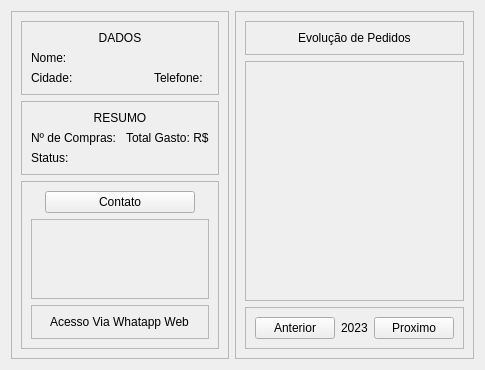
                <widget class="QWidget" name="tb_fornecedor_detail_detalhe">
                 <attribute name="title">
                  <string>Detalhe</string>
                 </attribute>
                 <layout class="QHBoxLayout" name="horizontalLayout_14">
                  <item>
                   <widget class="QFrame" name="frame_27">
                    <property name="frameShape">
                     <enum>QFrame::StyledPanel</enum>
                    </property>
                    <property name="frameShadow">
                     <enum>QFrame::Raised</enum>
                    </property>
                    <layout class="QVBoxLayout" name="verticalLayout_41">
                     <item>
                      <widget class="QFrame" name="frame_26">
                       <property name="frameShape">
                        <enum>QFrame::StyledPanel</enum>
                       </property>
                       <property name="frameShadow">
                        <enum>QFrame::Raised</enum>
                       </property>
                       <layout class="QGridLayout" name="gridLayout_11">
                        <item row="1" column="0">
                         <widget class="QLabel" name="lb_nome_fornecedor_detail">
                          <property name="text">
                           <string>Nome: </string>
                          </property>
                         </widget>
                        </item>
                        <item row="2" column="0">
                         <widget class="QLabel" name="lb_cidade_fornecedor_detail">
                          <property name="text">
                           <string>Cidade: </string>
                          </property>
                         </widget>
                        </item>
                        <item row="2" column="2">
                         <widget class="QLabel" name="lb_telefone_fornecedor_detail">
                          <property name="text">
                           <string>Telefone: </string>
                          </property>
                         </widget>
                        </item>
                        <item row="0" column="0" colspan="3">
                         <widget class="QLabel" name="label_5">
                          <property name="styleSheet">
                           <string notr="true">font: 75 10pt &quot;MS Shell Dlg 2&quot;;</string>
                          </property>
                          <property name="text">
                           <string>DADOS</string>
                          </property>
                          <property name="alignment">
                           <set>Qt::AlignCenter</set>
                          </property>
                         </widget>
                        </item>
                       </layout>
                      </widget>
                     </item>
                     <item>
                      <widget class="QFrame" name="frame_28">
                       <property name="frameShape">
                        <enum>QFrame::StyledPanel</enum>
                       </property>
                       <property name="frameShadow">
                        <enum>QFrame::Raised</enum>
                       </property>
                       <layout class="QGridLayout" name="gridLayout_10">
                        <item row="1" column="0">
                         <widget class="QLabel" name="lb_num_compras_fornecedor_detail">
                          <property name="text">
                           <string>Nº de Compras: </string>
                          </property>
                         </widget>
                        </item>
                        <item row="1" column="1">
                         <widget class="QLabel" name="lb_total_gasto_fornecedor_detail">
                          <property name="text">
                           <string>Total Gasto: R$</string>
                          </property>
                         </widget>
                        </item>
                        <item row="2" column="0">
                         <widget class="QLabel" name="lb_status_fornecedor_detail">
                          <property name="text">
                           <string>Status: </string>
                          </property>
                         </widget>
                        </item>
                        <item row="0" column="0" colspan="2">
                         <widget class="QLabel" name="label_21">
                          <property name="styleSheet">
                           <string notr="true">font: 75 10pt &quot;MS Shell Dlg 2&quot;;</string>
                          </property>
                          <property name="text">
                           <string>RESUMO</string>
                          </property>
                          <property name="alignment">
                           <set>Qt::AlignCenter</set>
                          </property>
                         </widget>
                        </item>
                       </layout>
                      </widget>
                     </item>
                     <item>
                      <widget class="QFrame" name="frame_29">
                       <property name="sizePolicy">
                        <sizepolicy hsizetype="Preferred" vsizetype="Preferred">
                         <horstretch>0</horstretch>
                         <verstretch>0</verstretch>
                        </sizepolicy>
                       </property>
                       <property name="frameShape">
                        <enum>QFrame::StyledPanel</enum>
                       </property>
                       <property name="frameShadow">
                        <enum>QFrame::Raised</enum>
                       </property>
                       <layout class="QVBoxLayout" name="verticalLayout_48">
                        <item alignment="Qt::AlignHCenter">
                         <widget class="QPushButton" name="btn_contato_fornecedor">
                          <property name="minimumSize">
                           <size>
                            <width>150</width>
                            <height>0</height>
                           </size>
                          </property>
                          <property name="cursor">
                           <cursorShape>PointingHandCursor</cursorShape>
                          </property>
                          <property name="text">
                           <string>Contato</string>
                          </property>
                         </widget>
                        </item>
                        <item>
                         <widget class="QFrame" name="frame_33">
                          <property name="minimumSize">
                           <size>
                            <width>0</width>
                            <height>80</height>
                           </size>
                          </property>
                          <property name="frameShape">
                           <enum>QFrame::StyledPanel</enum>
                          </property>
                          <property name="frameShadow">
                           <enum>QFrame::Raised</enum>
                          </property>
                          <layout class="QVBoxLayout" name="verticalLayout_43">
                           <item>
                            <widget class="QLabel" name="label_30">
                             <property name="text">
                              <string>&lt;html&gt;&lt;head/&gt;&lt;body&gt;&lt;p align=&quot;center&quot;&gt;&lt;img src=&quot;:/icons/icons/whats.png&quot;/&gt;&lt;/p&gt;&lt;/body&gt;&lt;/html&gt;</string>
                             </property>
                            </widget>
                           </item>
                          </layout>
                         </widget>
                        </item>
                        <item>
                         <widget class="QFrame" name="frame_34">
                          <property name="frameShape">
                           <enum>QFrame::StyledPanel</enum>
                          </property>
                          <property name="frameShadow">
                           <enum>QFrame::Raised</enum>
                          </property>
                          <layout class="QVBoxLayout" name="verticalLayout_47">
                           <item alignment="Qt::AlignHCenter">
                            <widget class="QLabel" name="label_32">
                             <property name="text">
                              <string>Acesso Via Whatapp Web</string>
                             </property>
                            </widget>
                           </item>
                          </layout>
                         </widget>
                        </item>
                       </layout>
                      </widget>
                     </item>
                    </layout>
                   </widget>
                  </item>
                  <item>
                   <widget class="QFrame" name="frame_20">
                    <property name="frameShape">
                     <enum>QFrame::StyledPanel</enum>
                    </property>
                    <property name="frameShadow">
                     <enum>QFrame::Raised</enum>
                    </property>
                    <layout class="QVBoxLayout" name="verticalLayout_42">
                     <item>
                      <widget class="QFrame" name="frame_31">
                       <property name="frameShape">
                        <enum>QFrame::StyledPanel</enum>
                       </property>
                       <property name="frameShadow">
                        <enum>QFrame::Raised</enum>
                       </property>
                       <layout class="QVBoxLayout" name="verticalLayout_44">
                        <item alignment="Qt::AlignHCenter">
                         <widget class="QLabel" name="label_31">
                          <property name="text">
                           <string>Evolução de Pedidos</string>
                          </property>
                         </widget>
                        </item>
                       </layout>
                      </widget>
                     </item>
                     <item>
                      <widget class="QFrame" name="frame_graph_fornecedor_detail">
                       <property name="sizePolicy">
                        <sizepolicy hsizetype="Preferred" vsizetype="Expanding">
                         <horstretch>0</horstretch>
                         <verstretch>0</verstretch>
                        </sizepolicy>
                       </property>
                       <property name="frameShape">
                        <enum>QFrame::StyledPanel</enum>
                       </property>
                       <property name="frameShadow">
                        <enum>QFrame::Raised</enum>
                       </property>
                       <layout class="QGridLayout" name="gridLayout_12"/>
                      </widget>
                     </item>
                     <item>
                      <widget class="QFrame" name="frame_32">
                       <property name="frameShape">
                        <enum>QFrame::StyledPanel</enum>
                       </property>
                       <property name="frameShadow">
                        <enum>QFrame::Raised</enum>
                       </property>
                       <layout class="QHBoxLayout" name="horizontalLayout_15">
                        <item>
                         <widget class="QPushButton" name="btn_anterior_ano_fornecedor_detail">
                          <property name="cursor">
                           <cursorShape>PointingHandCursor</cursorShape>
                          </property>
                          <property name="text">
                           <string>Anterior</string>
                          </property>
                         </widget>
                        </item>
                        <item alignment="Qt::AlignHCenter">
                         <widget class="QLabel" name="lb_ano_fornecedor_detail">
                          <property name="text">
                           <string>2023</string>
                          </property>
                         </widget>
                        </item>
                        <item>
                         <widget class="QPushButton" name="btn_proximo_ano_fornecedor_detail">
                          <property name="cursor">
                           <cursorShape>PointingHandCursor</cursorShape>
                          </property>
                          <property name="text">
                           <string>Proximo</string>
                          </property>
                         </widget>
                        </item>
                       </layout>
                      </widget>
                     </item>
                    </layout>
                   </widget>
                  </item>
                 </layout>
                </widget>
